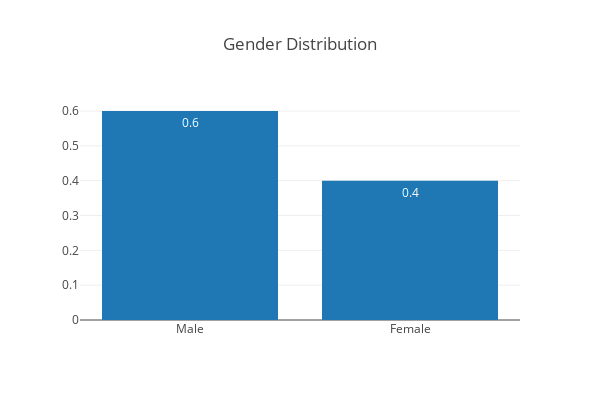

Here is the notebook cell this chart was saved with:
### Code cell
data = [go.Bar(
            x=temp.index,
            y= np.round(temp.astype(float)/temp.values.sum(),2),
            text = np.round(temp.astype(float)/temp.values.sum(),2),
            textposition = 'auto',
    )]
layout = go.Layout(
    autosize=False,
    width=600,
    height=400,title = "Gender Distribution",
)

fig = go.Figure(data=data, layout=layout)
iplot(fig)
del temp

### Figure 1 — Plotly figure (JSON) as saved in the notebook; plotly's stock layout.template omitted (floating-point values rounded to 4 significant figures)
{"data": [{"text": [0.6, 0.4], "textposition": "auto", "type": "bar", "uid": "fecf1fa9-2f7f-40c2-8da6-d44baffbc6a3", "x": ["Male", "Female"], "y": [0.6, 0.4]}], "layout": {"autosize": false, "height": 400, "title": {"text": "Gender Distribution"}, "width": 600}}
